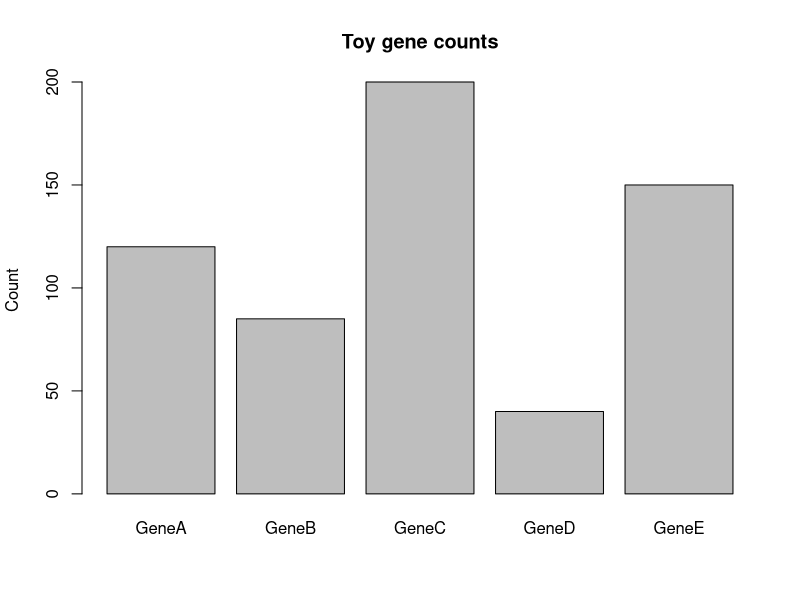

Reproduce this figure in R.
# gene-counts-demo.R
# A tiny base-R demo on toy gene counts, from Module 02.
# Run with:  Rscript gene-counts-demo.R

counts <- c(GeneA = 120, GeneB = 85, GeneC = 200, GeneD = 40, GeneE = 150)

# In a script, output must be requested explicitly (unlike the interactive console):
print(mean(counts))      # average count (should be 119)
print(summary(counts))   # min, quartiles, median, mean, max

# Save a bar chart to a file
png("gene_counts.png", width = 600, height = 400)
barplot(counts, main = "Toy gene counts", ylab = "Count")
dev.off()

cat("Done — wrote gene_counts.png\n")
